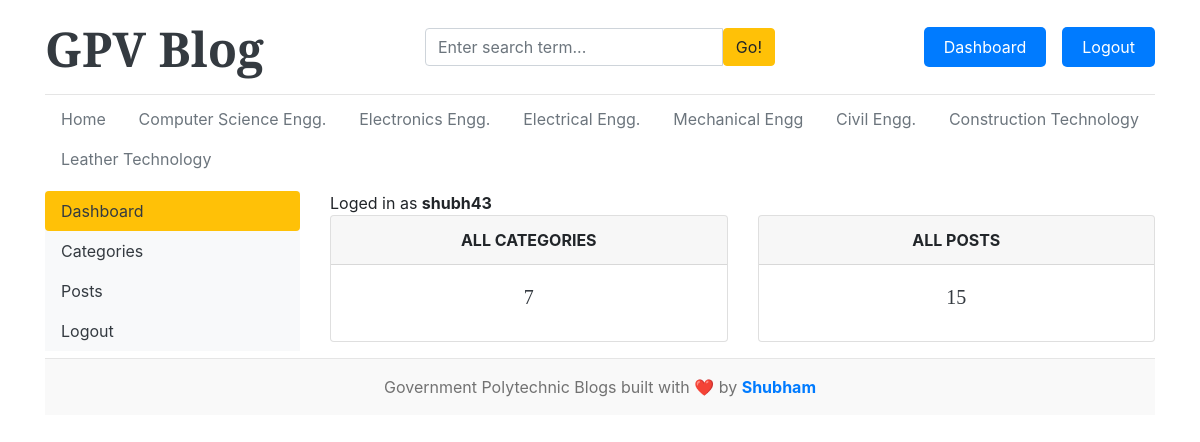
The app's page /dashboard/ (signed in) with its own data.
### blogs/models.py (models this page shows, shortened)
class category(models.Model):
    category_name = models.CharField(max_length=50,unique=True)
    cerated_at = models.DateTimeField(auto_now_add=True)
    updated_at = models.DateTimeField(auto_now=True)
    class Meta:
        verbose_name_plural = 'categories'

### dashboards/views.py (the view)
# urls.py: path('dashboard/', include('dashboards.urls')), # Dashboards
@login_required(login_url='login')
def dashboard(request):
  category_count = category.objects.all().count()
  blogs_count =Blog.objects.all().count()
  context= {
    'category_count': category_count,
    'blogs_count': blogs_count,
  }
  return render(request, 'dashboard/dashboard.html', context)

### blogs/context_processors.py (called while the page is built)
def get_categories(request):
  categories = category.objects.all()
  return dict(categories=categories)

def get_social_links(requests):
  social_links = SocialLink.objects.all()
  return dict(social_links=social_links)

### templates/dashboard/dashboard.html
{% extends "base.html" %}
{{% block content %}
<div class="row">
    {% include  'dashboard/sidebar.html'%}
    <div class="col-md-9">
        <span> Loged in as <b>{{ user }}</b> </span>
        <div class="row">
            <div class="col">
                <div class="card border-default mb-3">
                    <div class="card-header text-center text-uppercase font-weight-bold"> All Categories</div>
                    <div class="card-body text-dark">
                        <h5 class="card-title text-center"> {{ category_count }} </h5>
                    </div>
                </div>
            </div>
            <div class="col">
                <div class="card border-default mb-3">
                    <div class="card-header text-center text-uppercase font-weight-bold"> All Posts </div>
                    <div class="card-body text-dark">
                        <h5 class="card-title text-center"> {{ blogs_count }} </h5>
                    </div>
                </div>
            </div>
        </div>
    </div>
</div>
{% endblock %}}

### templates/base.html (shortened to what this page needs)
{% load static %}
<!DOCTYPE html>
<html lang="en">
<head>
    <link href="https://getbootstrap.com/docs/4.0/dist/css/bootstrap.min.css" rel="stylesheet">
    <link rel="stylesheet" href="https://cdnjs.cloudflare.com/ajax/libs/font-awesome/4.7.0/css/font-awesome.min.css">
    <link href="{% static 'C:\Users\itzsh\OneDrive\Desktop\Blog\blog_main\static\css\blog.css'%}" rel="stylesheet">
  </head>
<body>
    <div class="container">
      <header class="blog-header py-3">
        <div class="row flex-nowrap justify-content-between align-items-center">
          <div class="col-4 pt-1">
            <a class="blog-header-logo text-dark display-4 font-weight-bold" href="/">GPV Blog</a>
          </div>
          <div class="col-4">
            <form action="{% url 'search' %}" method="GET">
              <div class="input-group">
                <input class="form-control" type="text" name="keywords" value="{{ keyword }}" placeholder="Enter search term..." aria-label="Enter search term..." aria-describedby="button-search" />
                  <button type="submit" class="btn btn-warning" id="button-search" type="button">Go!</button>
              </div>
            </form>
          </div>
          <div class="col-4 d-flex justify-content-end align-items-center">
            {% if not user.is_authenticated %}
            <a class="btn btn-sm btn-warning glow-btn" href="{% url 'login' %}">Login</a> &nbsp;
            <a class="btn btn-sm btn-outline-secondary glow-btn" href="{% url 'register' %}">Register</a>
            {% else %}
            <span><a href="{% url 'dashboard' %}" class="glow-button">Dashboard</a></span>
            <span><a href="{% url 'logout' %}" class="glow-button">Logout</a></span>
            {% endif %}
          </div>
        </div>
      </header>
      <div class="nav-scroller py-1 mb-2">
        <nav class="nav d-flex justify-content-between">
          <a class="nav-btn" href="/">Home</a>
          {% for cat in categories %}
            <a class="nav-btn" href="{% url 'posts_by_category' cat.id %}">
              {{ cat.category_name }}
            </a>
          {% endfor %}
        </nav>
      </div>
{% block content %}
{% endblock %}
 <footer class="blog-footer text-center py-3">
  <div class="container">
    <p class="mb-0">
      Government Polytechnic Blogs built with ❤️ by
      <a href="" class="font-weight-bold">Shubham</a>
    </p>
  </div>
</footer>
</body>
</html>

### blog_main/static/css/blog.css (style rules this page uses)
.blog-header { border-bottom: 1px solid #e5e5e5; }
.blog-header-logo { font-family: "Playfair Display", Georgia, "Times New Roman", serif; font-size: 2.25rem; }
h1, h2, h3, h4, h5, h6 { font-family: "Playfair Display", Georgia, "Times New Roman", serif; }
.display-4 { font-size: 2.5rem; }
@media (min-width: 768px) { .display-4 { font-size: 3rem; } }
.blog-footer { padding: 2.5rem 0; color: #727272; text-align: center; background-color: #f9f9f9; border-top: .05rem solid #e5e5e5; }
.blog-footer p:last-child { text-align: center; margin-bottom: 0; margin-bottom: 1rem; }
.glow-button { transition: box-shadow 0.3s ease; padding: 10px 20px; background-color: #007bff; color: white; text-decoration: none; border-radius: 5px; }
.nav-btn { padding: 8px 16px; border-radius: 6px; text-decoration: none; color: #6c757d; transition: all 0.3s ease-in-out; display: inline-block; }

### records on screen
category: category_name "Computer Science Engg."
category: category_name "Electronics Engg."
category: category_name "Electrical Engg."
category: category_name "Mechanical Engg"
category: category_name "Civil Engg."
category: category_name "Construction Technology"
category: category_name "Leather Technology"

### other values on screen
{{ user }} "shubh43"
{{ category_count }} "7"
{{ blogs_count }} "15"
